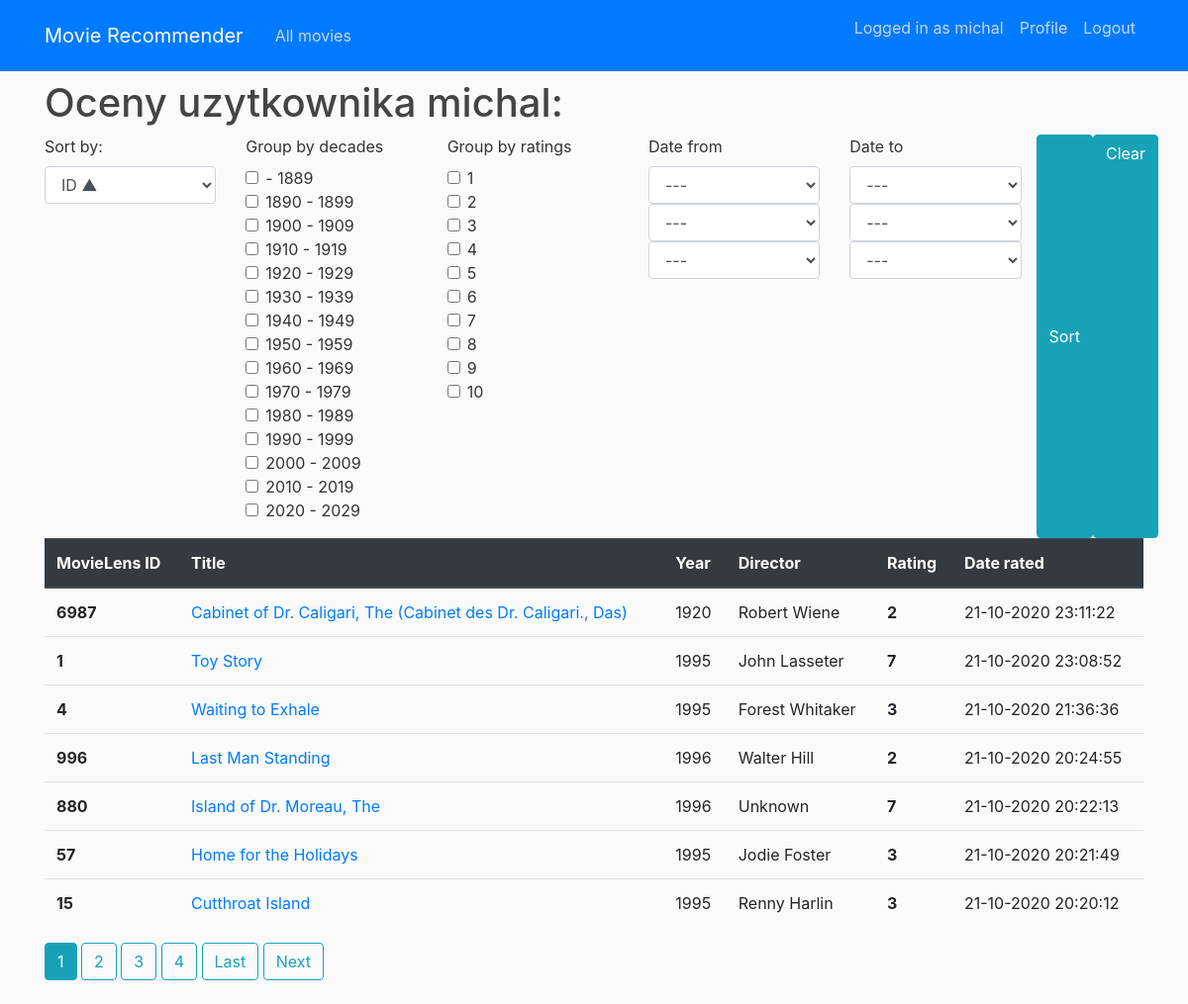
The page /profile/ (signed in) on the database as committed earlier.
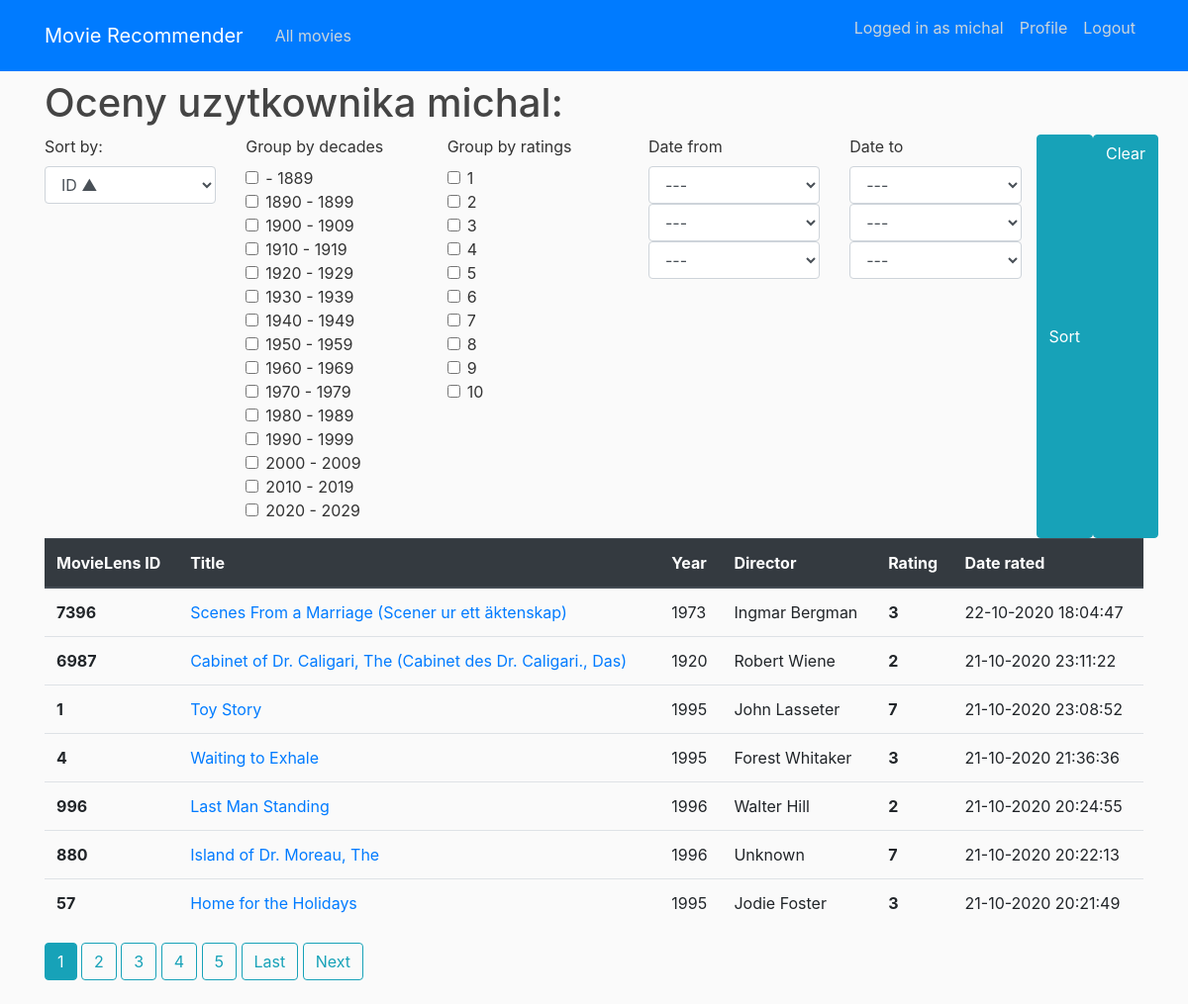
The same page on the database as committed later.
### recommender/models.py (models this page shows, shortened)
class Rating(models.Model):
    movielens_id = models.ForeignKey(Movie, to_field='movielens_id', on_delete=models.CASCADE)
    who_rated = models.ForeignKey(User, on_delete=models.CASCADE)
    value = models.PositiveSmallIntegerField(validators=[MinValueValidator(1), MaxValueValidator(10)])
    date_rated = models.DateTimeField(default=timezone.now)
    class Meta:
        constraints = [models.UniqueConstraint(fields=['movielens_id', 'who_rated'], name='No multiple ratings')]

class Movie(models.Model):
    movielens_id = models.IntegerField(unique=True)
    imdb_id = models.IntegerField()
    tmdb_id = models.IntegerField()
    title = models.CharField(max_length=200)
    year_released = models.IntegerField()
    director = models.CharField(max_length=100)

### recommender/views.py (the view)
# urls.py: path('profile/', RatingListView.as_view(), name='profile'),
class RatingListView(LoginRequiredMixin, ListView):
    model = Movie
    template_name = 'recommender/profile.html'
    context_object_name = 'ratings'
    paginate_by = 7
    ordering = '-date_rated'
    def get_queryset(self):
        self.get_grouping()
        print(self.extra_context)
        ordering = self.get_ordering()
        if ordering:
            if 'value' in ordering or 'date_rated' in ordering:
                return self.request.user.rating_set.all().order_by(ordering)
            else:
                if ordering.startswith('-'):
                    return self.request.user.rating_set.all().order_by(f'-movielens_id__{self.get_ordering()[1:]}')
                else:
                    return self.request.user.rating_set.all().order_by(f'movielens_id__{self.get_ordering()}')
        else:
            return self.request.user.rating_set.all()
    def get_grouping(self):
        if self.request.GET.__contains__('group_by_decades'):
            decades = list(map(int, self.request.GET.getlist('group_by_decades')))
            self.extra_context = {'group_by_decades': decades}
            return decades
        if self.request.GET.__contains__('group_by_ratings'):
            pass
        else:
            return None
    def get_ordering(self):
        if self.request.GET.__contains__('sort_by'):
            ordering = self.request.GET['sort_by']
        else:
            ordering = super().get_ordering()
        return ordering
    def get_context_data(self, *, object_list=None, **kwargs):
        context = super().get_context_data(**kwargs)
        context['form_sorting_grouping'] = MovieRatingSortForm(self.request.GET)
        context['sort_by'] = self.get_ordering()
        self.get_grouping()
        return context

### recommender/forms.py
class MovieRatingSortForm(forms.Form):
    def __init__(self, *args, **kwargs):
        super().__init__(*args, **kwargs)
        self.fields['sort_by'].label = 'Sort by:'
    SORTING_OPTIONS = SORTING_OPTIONS[:2] + SORTING_OPTIONS[6:] + (
    ('value', 'Rating \u25B2'),
    ('-value', 'Rating \u25BC'),
    ('date_rated', 'Date rated \u25B2'),
    ('-date_rated', 'Date rated \u25BC'))
    possible_ratings = [i for i in range(1, 11)]
    RATING_CHOICES = (tuple(zip(possible_ratings, possible_ratings)))
    sort_by = forms.ChoiceField(choices=SORTING_OPTIONS, required=False)
    group_by_ratings = forms.MultipleChoiceField(choices=RATING_CHOICES, widget=forms.CheckboxSelectMultiple, required=False)
    group_by_decades = forms.MultipleChoiceField(choices=DECADE_CHOICES, widget=forms.CheckboxSelectMultiple, required=False)
    date_from = forms.DateField(widget=forms.SelectDateWidget, required=False)
    date_to = forms.DateField(widget=forms.SelectDateWidget, required=False)

### recommender/templates/recommender/profile.html (shortened to what this page needs)
{% extends 'recommender/base.html' %}
{% load crispy_forms_tags %}
{% block content %}
    <h1>Oceny uzytkownika {{user.username}}:</h1>
    <div class="row">
        <div class="col">
            <form method="get">
            {{form_sorting_grouping.sort_by|as_crispy_field}}
        </div>
        <div class="col">
            {{form_sorting_grouping.group_by_decades|as_crispy_field }}
        </div>
        <div class="col">
            {{form_sorting_grouping.group_by_ratings|as_crispy_field }}
        </div>
        <div class="col">
            {{form_sorting_grouping.date_from|as_crispy_field }}
        </div>
        <div class="col">
            {{form_sorting_grouping.date_to|as_crispy_field }}
        </div>
              <button class="btn btn-info" type="submit">Sort</button>
                <a class="btn btn-info" href="{%url 'profile'%}">Clear</a>
        </div>
    <table class="table table-hover">
      <thead class="thead-dark">
        <tr>
          <th scope="col">MovieLens ID</th>
          <th scope="col">Title</th>
          <th scope="col">Year</th>
          <th scope="col">Director</th>
          <th scope="col">Rating</th>
          <th scope="col">Date rated</th>
        </tr>
      </thead>
      <tbody>
        {% for rating in ratings %}
        <tr>
            <th scope="row">{{rating.movielens_id.movielens_id}}</th>
            <td><a href="{% url 'movie_detail' rating.movielens_id.id %}">{{rating.movielens_id.title}}</a></td>
            <td>{{rating.movielens_id.year_released}}</td>
            <td>{{rating.movielens_id.director}}</td>
            <td class="font-weight-bold">{{rating.value}}</td>
            <td> {{rating.date_rated | date:"d-m-Y H:i:s" }}</td>
        </tr>
        {% endfor %}
      </tbody>
    </table>
    {% include 'recommender/pagination.html' %}
{% endblock content %}

### recommender/templates/recommender/base.html (shortened to what this page needs)
 {% load static %}
<!DOCTYPE html>
<html lang="en" xmlns="http://www.w3.org/1999/html">
<head>
    <link rel="stylesheet" href="https://stackpath.bootstrapcdn.com/bootstrap/4.5.2/css/bootstrap.min.css">
    <link rel="stylesheet" type="text/css" href="{%static 'recommender/main.css'%}">
</head>
<body>
     <header class="site-header">
      <nav class="navbar navbar-expand-md navbar-dark bg-primary fixed-top">
        <div class="container">
          <a class="navbar-brand mr-4" href="{%url 'homepage'%}">Movie Recommender</a>
          <div class="collapse navbar-collapse" id="navbarToggle">
            <div class="navbar-nav mr-auto">
              <a class="nav-item nav-link" href="{%url 'all_movies'%}">All movies</a>
            </div>
            <div class="navbar-nav">
               {% if user.is_authenticated %}
                  <p class="nav-item nav-link">Logged in as {{user.username}}</p>
                   <a class="nav-item nav-link" href="{%url 'profile'%}">Profile</a>
                   <a class="nav-item nav-link" href="{%url 'logout'%}">Logout</a>
                {% else %}
                  <a class="nav-item nav-link" href="{%url 'login'%}">Login</a>
                  <a class="nav-item nav-link" href="{%url 'register'%}">Register</a>
                {% endif %}
            </div>
          </div>
        </div>
      </nav>
    </header>
   <main role="main" class="container">
      <div class="row">
        <div class="col">
         {% block content %}{% endblock %}
        </div>
      </div>
    </main>
</body>
</html>

### recommender/templates/recommender/pagination.html (shortened to what this page needs)
{% if is_paginated %}
    {% for num in page_obj.paginator.page_range %}
        {% if page_obj.number == num %}
            <a class="btn btn-info mb-4" href="?sort_by={{sort_by}}{% for decade in group_by_decades %}&group_by_decades={{decade}}{% endfor %}&page={{num}}">{{num}}</a>
        {% elif  num > page_obj.number|add:'-5' and num < page_obj.number|add:'5' %}
            <a class="btn btn-outline-info mb-4" href="?sort_by={{sort_by}}{% for decade in group_by_decades %}&group_by_decades={{decade}}{% endfor %}&page={{ num }}">{{num}}</a>
        {% endif %}
    {% endfor %}
    {% if page_obj.has_next %}
        <a class="btn btn-outline-info mb-4" href="?sort_by={{sort_by}}{% for decade in group_by_decades %}&group_by_decades={{decade}}{% endfor %}&page={{ page_obj.paginator.num_pages }}">Last</a>
        <a class="btn btn-outline-info mb-4" href="?sort_by={{sort_by}}{% for decade in group_by_decades %}&group_by_decades={{decade}}{% endfor %}&page={{ page_obj.next_page_number }}">Next</a>
    {% endif %}
{% endif %}

### recommender/static/recommender/main.css (style rules this page uses)
body { background: #fafafa; color: #333333; margin-top: 5rem; }
h1, h2, h3, h4, h5, h6 { color: #444444; }
.site-header .navbar-nav .nav-link { color: #cbd5db; }

Rows that differ between the two databases and show on the page:
no longer on this page (row unchanged): Rating: movielens_id.movielens_id "15", movielens_id "Cutthroat Island", movielens_id.year_released "1995", movielens_id.director "Renny Harlin", value "3", date_rated "21-10-2020 20:20:12"
added Rating: movielens_id.movielens_id "7396", movielens_id "Scenes From a Marriage (Scener ur ett äktenskap)", movielens_id.year_released "1973", movielens_id.director "Ingmar Bergman", value "3", date_rated "22-10-2020 18:04:47"
Other text that changed with them:
new list line: "5"
